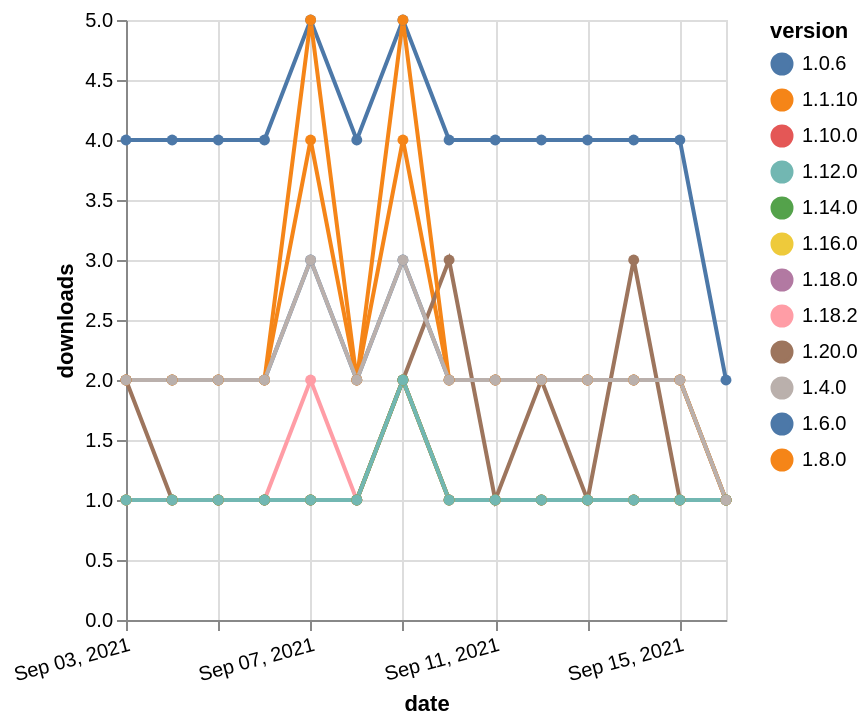

Vega-Lite specification stored for this chart:
### Vega-Lite specification from a JSON file in a GitHub repository (floating-point values rounded to 4 significant figures; data arrays with more than 128 entries replaced by an {"elided": "..."} marker saying what was removed)
{"$schema": "https://vega.github.io/schema/vega-lite/v5.json", "description": "A simple bar chart with embedded data.", "data": {"values": {"elided": "168 records"}}, "width": "container", "mark": {"type": "line", "point": {"filled": true}}, "encoding": {"x": {"field": "date", "type": "temporal", "timeUnit": "yearmonthdate", "title": "date", "axis": {"labelAngle": -15}}, "y": {"field": "delta", "type": "quantitative", "title": "downloads"}, "color": {"field": "version", "type": "nominal"}, "tooltip": {"field": "delta"}}}
